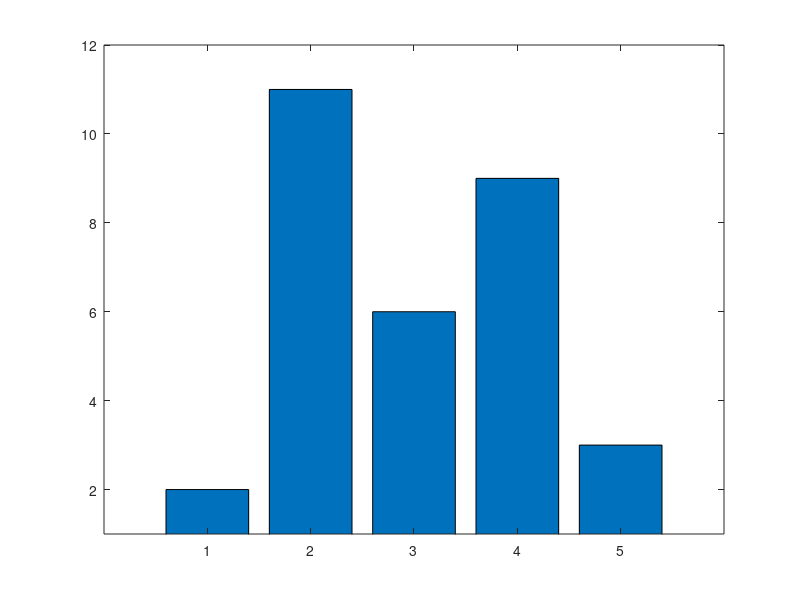
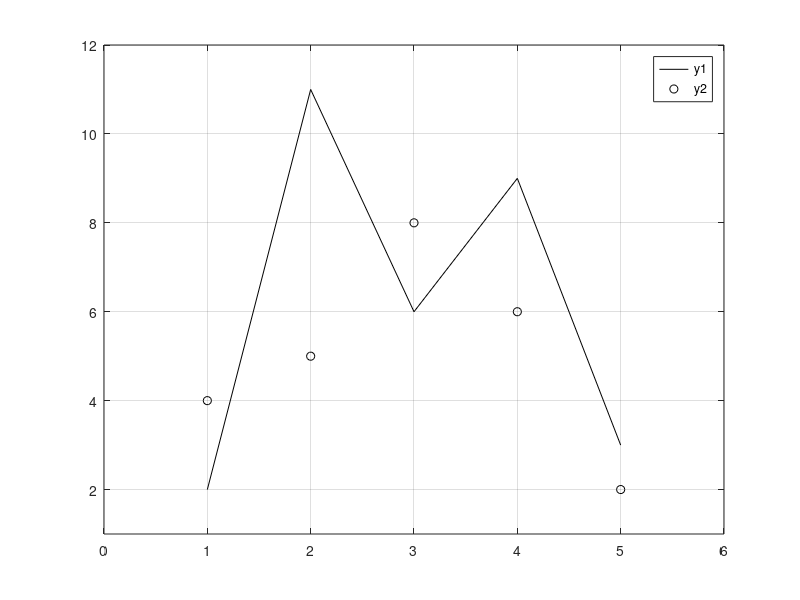

MATLAB code to generate these figures, in order:
% creates two different plots
x=1:5;
y1=[2 11 6 9 3];

y2=[4 5 8 6 2];
%Put a bar chart in Figure 1
figure(1)
bar(x,y1)
%Change the axis settings
axis([0 6 1 12]);
%Put plots using different y values on one plot with a legend
figure(2)
plot(x,y1,"k")
hold on
plot(x,y2,'ko')
grid on
legend( 'y1', 'y2')
%Change the axis settings
axis([0 6 1 12]);